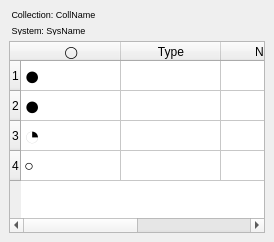
  <widget class="QDockWidget" name="dockSteps">
   <property name="windowTitle">
    <string>Steps</string>
   </property>
   <attribute name="dockWidgetArea">
    <number>1</number>
   </attribute>
   <widget class="QWidget" name="dockWidgetContents">
    <layout class="QVBoxLayout" name="verticalLayout_2">
     <item>
      <widget class="QLabel" name="label_7">
       <property name="maximumSize">
        <size>
         <width>16777215</width>
         <height>10</height>
        </size>
       </property>
       <property name="baseSize">
        <size>
         <width>0</width>
         <height>0</height>
        </size>
       </property>
       <property name="font">
        <font>
         <pointsize>7</pointsize>
        </font>
       </property>
       <property name="text">
        <string> Collection: CollName</string>
       </property>
       <property name="margin">
        <number>-2</number>
       </property>
      </widget>
     </item>
     <item>
      <widget class="QLabel" name="label_8">
       <property name="maximumSize">
        <size>
         <width>16777215</width>
         <height>10</height>
        </size>
       </property>
       <property name="baseSize">
        <size>
         <width>0</width>
         <height>0</height>
        </size>
       </property>
       <property name="font">
        <font>
         <pointsize>7</pointsize>
        </font>
       </property>
       <property name="text">
        <string> System: SysName</string>
       </property>
       <property name="margin">
        <number>-2</number>
       </property>
      </widget>
     </item>
     <item>
      <widget class="QTableWidget" name="tblSteps">
       <property name="editTriggers">
        <set>QAbstractItemView::NoEditTriggers</set>
       </property>
       <property name="selectionMode">
        <enum>QAbstractItemView::SingleSelection</enum>
       </property>
       <property name="selectionBehavior">
        <enum>QAbstractItemView::SelectRows</enum>
       </property>
       <property name="sortingEnabled">
        <bool>true</bool>
       </property>
       <row>
        <property name="text">
         <string>1</string>
        </property>
       </row>
       <row>
        <property name="text">
         <string>2</string>
        </property>
       </row>
       <row>
        <property name="text">
         <string>3</string>
        </property>
       </row>
       <row>
        <property name="text">
         <string>4</string>
        </property>
       </row>
       <column>
        <property name="text">
         <string>◯</string>
        </property>
       </column>
       <column>
        <property name="text">
         <string>Type</string>
        </property>
       </column>
       <column>
        <property name="text">
         <string>Name</string>
        </property>
       </column>
       <column>
        <property name="text">
         <string>Log Msg</string>
        </property>
       </column>
       <item row="0" column="0">
        <property name="text">
         <string>●</string>
        </property>
        <property name="font">
         <font>
          <pointsize>20</pointsize>
         </font>
        </property>
        <property name="foreground">
         <brush brushstyle="NoBrush">
          <color alpha="255">
           <red>0</red>
           <green>170</green>
           <blue>0</blue>
          </color>
         </brush>
        </property>
       </item>
       <item row="1" column="0">
        <property name="text">
         <string>●</string>
        </property>
        <property name="font">
         <font>
          <pointsize>20</pointsize>
         </font>
        </property>
        <property name="foreground">
         <brush brushstyle="NoBrush">
          <color alpha="255">
           <red>0</red>
           <green>170</green>
           <blue>0</blue>
          </color>
         </brush>
        </property>
       </item>
       <item row="2" column="0">
        <property name="text">
         <string>◔</string>
        </property>
        <property name="font">
         <font>
          <pointsize>20</pointsize>
         </font>
        </property>
        <property name="background">
         <brush brushstyle="NoBrush">
          <color alpha="255">
           <red>0</red>
           <green>0</green>
           <blue>255</blue>
          </color>
         </brush>
        </property>
       </item>
       <item row="3" column="0">
        <property name="text">
         <string>○</string>
        </property>
        <property name="font">
         <font>
          <pointsize>12</pointsize>
         </font>
        </property>
       </item>
       <item row="3" column="1">
        <property name="text">
         <string/>
        </property>
       </item>
      </widget>
     </item>
    </layout>
   </widget>
  </widget>
